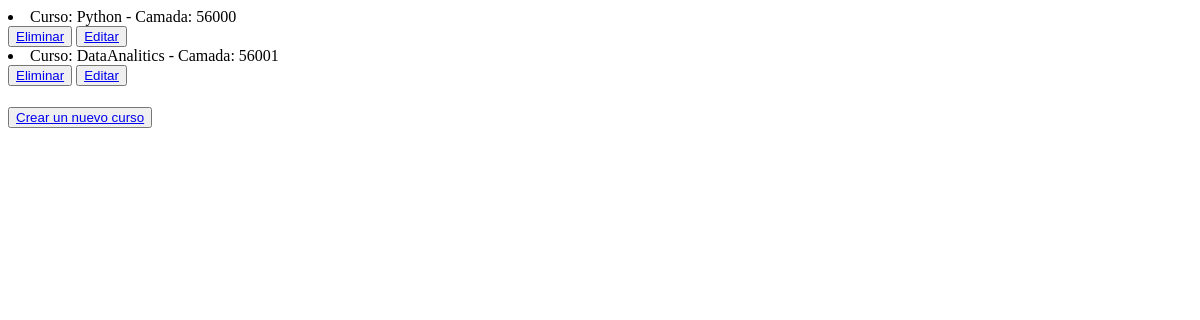
The page /AppCoder/leerCursos/ on the database as committed earlier.
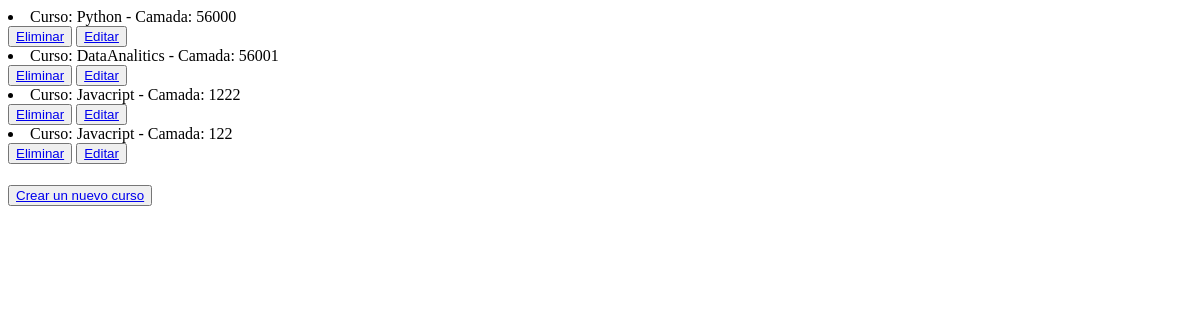
The same page on the database as committed later.
### AppCoder/models.py (models this page shows)
class Curso(models.Model):
    curso = models.CharField(max_length=40)
    camada = models.IntegerField()
    def __str__(self):
        return f"Curso: {self.curso} - Camada: {self.camada}"

### AppCoder/views.py (the view)
# urls.py: path('leerCursos/', views.leer_cursos, name= "leerCursos"),
def leer_cursos(request):
    curso= Curso.objects.all()  #todos los cursos de la base de datos
    contexto = {"curso": curso}
    return render(request, "AppCoder/leerCursos.html", contexto)

### AppCoder/templates/AppCoder/leerCursos.html (shortened to what this page needs)
<!DOCTYPE html>
<html lang="en">
<head>
</head>
<body>
    {% for c in curso %}
        <li>{{c}}</li>
    <button>
        <a href="{% url 'EliminarCurso' c.curso %}" > Eliminar</a>
    </button>
    <button>
        <a href="{% url 'EditarCurso' c.curso %}" > Editar</a>
    </button>
    {% endfor %}
    <button>
    <a href="{% url 'cursos' %}" > Crear un nuevo curso</a>
    </button>
</body>
</html>

Rows that differ between the two databases and show on the page:
added Curso: curso+camada "Curso: Javacript - Camada: 1222"
added Curso: curso+camada "Curso: Javacript - Camada: 122"
